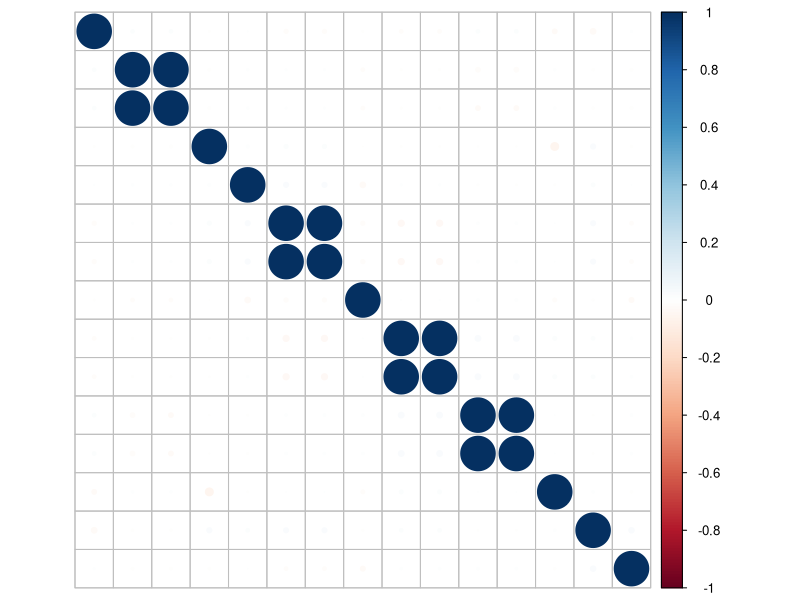
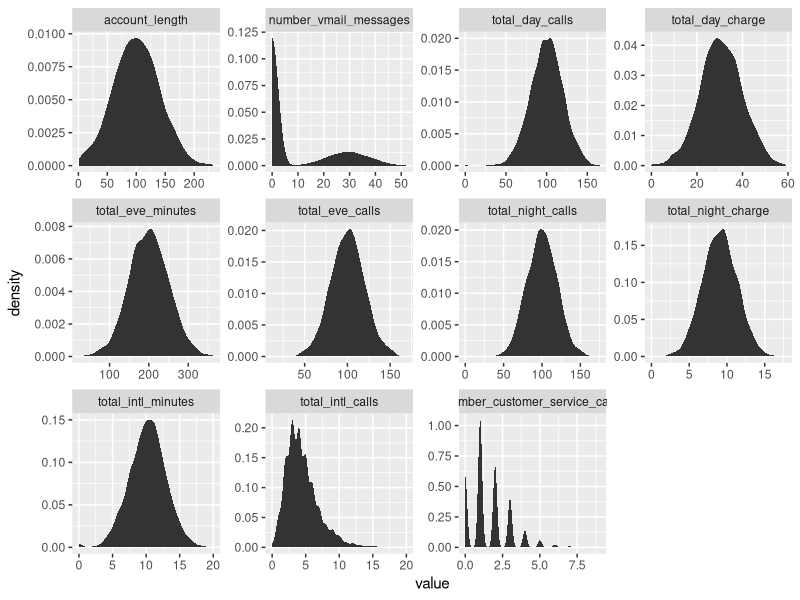
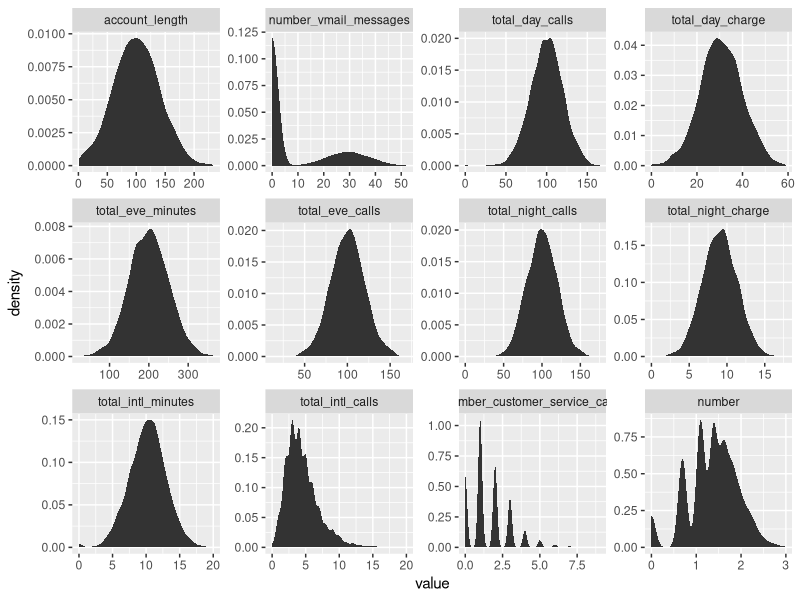
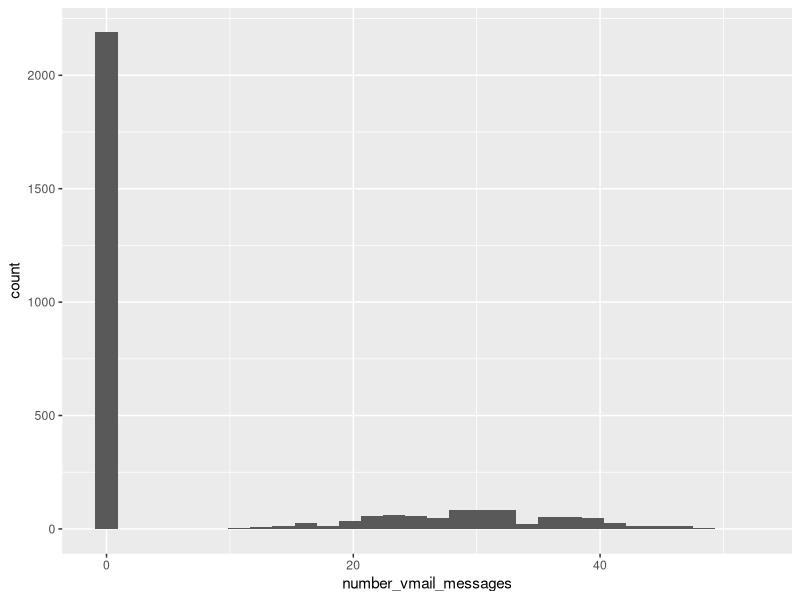
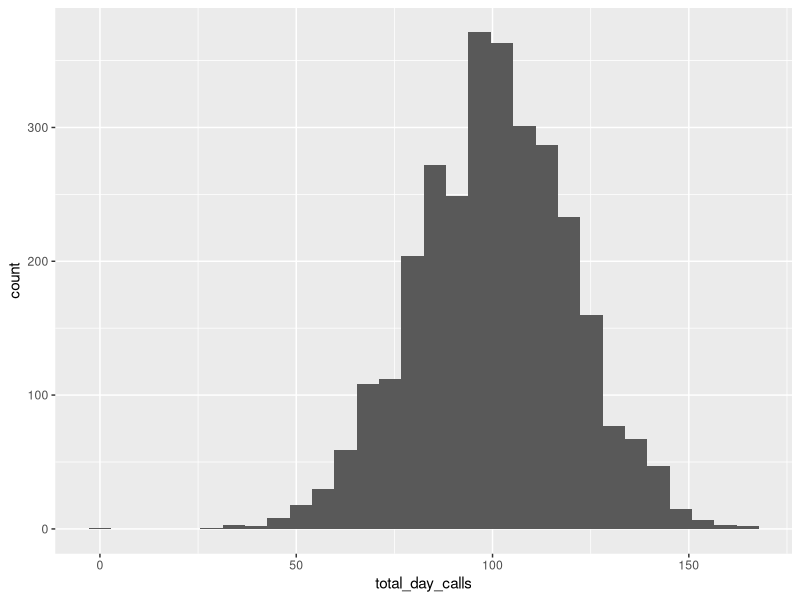
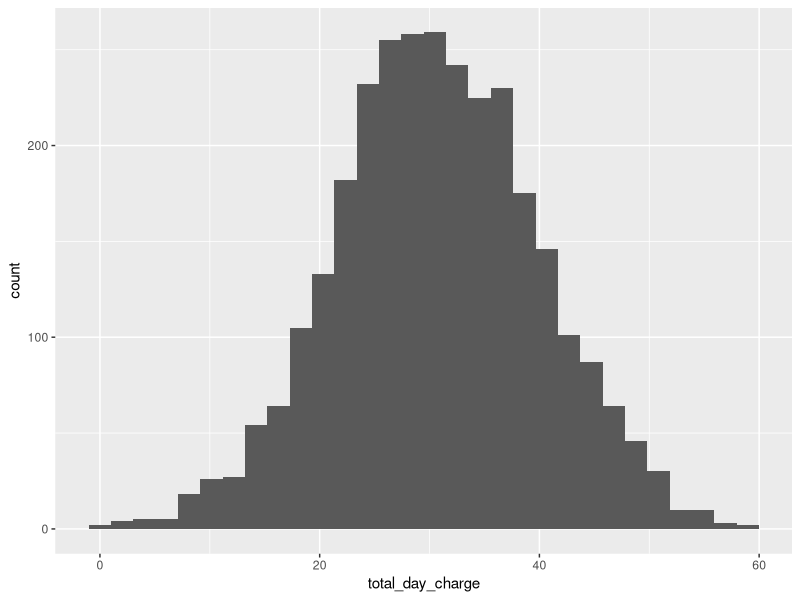
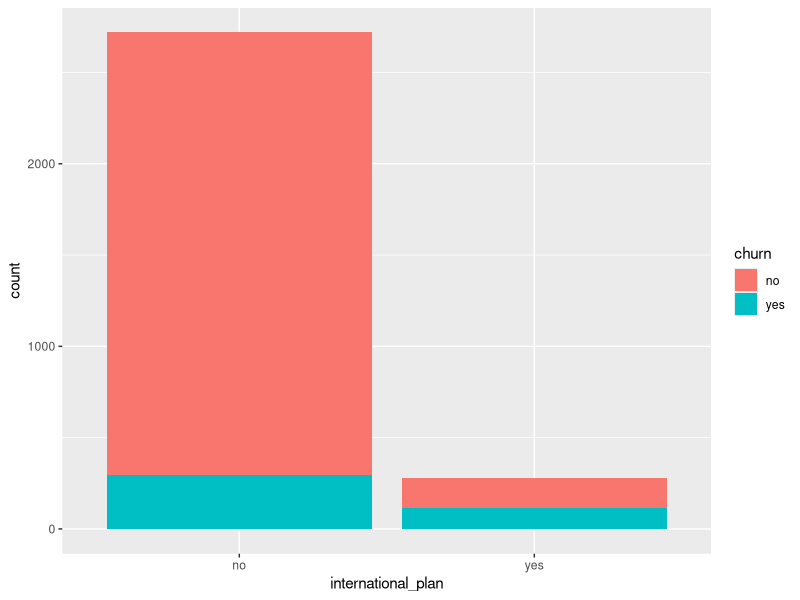
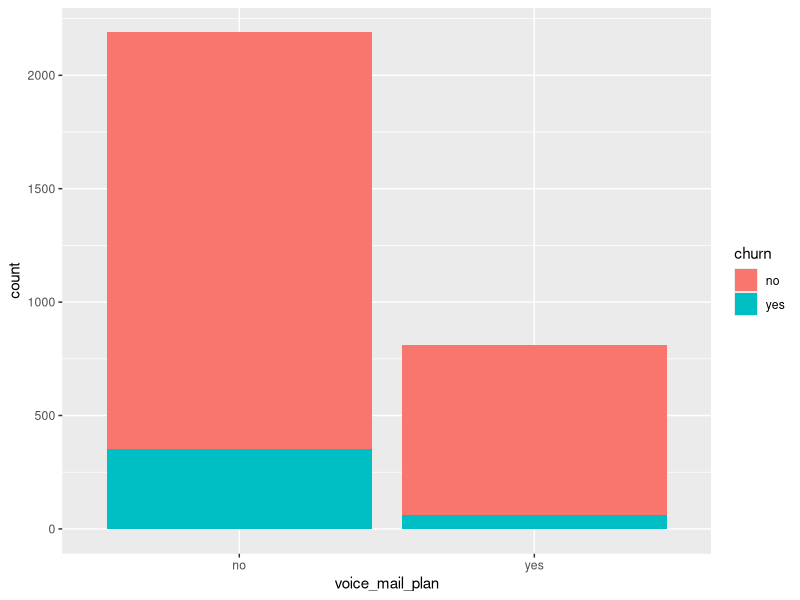

The R source for these figures, in order:
library(randomForest)
library(dplyr)
library(ggplot2)
library(caret)
library(corrplot)
library(party)



churn_train<-read.csv("data/churn_train.csv")
churn_list<-read.csv("data/churn_list.csv")


#check for missing target
which(is.na(churn_train$churn))


#collinearity analysis

num<-unlist(lapply(churn_train, is.numeric))
ch.train.cor<-churn_train[,num]
cor.matrix<-cor(ch.train.cor)
corrplot(cor.matrix, order="hclust", tl.pos='n')
highcor<-findCorrelation(cor.matrix, cutoff=0.9, exact=TRUE, name=TRUE)
#corrplot(cor(ch.train.cor[,-highcor]), order="hclust", tl.pos='n')
highcor

#remove correlated vars
train.cor<-churn_train[,!names(churn_train) %in% highcor]


#histograms

library(reshape2)

ggplot(data = melt(train.cor), aes(x = value)) + 
  stat_density() + 
  facet_wrap(~variable, scales = "free")

train.cor<-train.cor %>% mutate(vmail_flag=ifelse(number_vmail_messages==0,"no","yes"))

str(train.cor)

summary(train.cor$number_vmail_messages)

train.log<-train.cor %>% mutate(number=log(total_intl_calls))

ggplot(data = melt(train.log), aes(x = value)) + 
  stat_density() + 
  facet_wrap(~variable, scales = "free")

train.cor %>% ggplot() + 
  geom_histogram(aes(number_vmail_messages))

train.cor %>% ggplot() + 
  geom_histogram(aes(total_day_calls))

train.cor %>% ggplot() + 
  geom_histogram(aes(total_day_charge))

#continue with other variables



#bar plots - churn based on class
ggplot(data=train.cor, aes(international_plan)) +
  geom_bar(aes(fill = churn))

ggplot(data=train.cor, aes(voice_mail_plan)) +
  geom_bar(aes(fill = churn))

ggplot(data=train.cor, aes(state)) +
  geom_bar(aes(fill = churn))

#
train.cor %>% filter(churn=='')%>%
  ggplot( aes(voice_mail_plan)) +
  geom_bar(aes(fill = churn))
